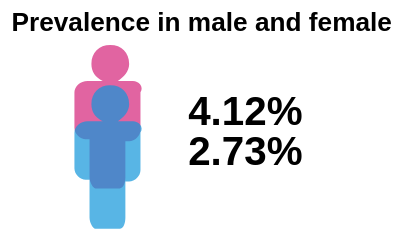

This figure's Vega-Lite source:
### Vega-Lite specification from a JSON file in a GitHub repository (floating-point values rounded to 4 significant figures)
{"$schema": "https://vega.github.io/schema/vega-lite/v5.json", "title": {"text": "Prevalence in male and female", "dx": 50}, "config": {"view": {"stroke": ""}, "background": "transparent"}, "width": "container", "height": "container", "data": {"values": [{"id": 1, "row": 1, "gender": "female", "prevalence": 0.0412}, {"id": 6, "row": 2, "gender": "male", "prevalence": 0.0273}]}, "transform": [{"calculate": "ceil(datum.id / 5)", "as": "col"}, {"calculate": "datum.id - (datum.col - 1) * 5", "as": "position"}], "layer": [{"mark": {"type": "point", "filled": true}, "encoding": {"x": {"field": "position", "type": "ordinal", "axis": null}, "y": {"field": "row", "type": "ordinal", "axis": null}, "shape": {"value": "M1.7 -1.7h-0.8c0.3 -0.2 0.6 -0.5 0.6 -0.9c0 -0.6 -0.4 -1 -1 -1c-0.6 0 -1 0.4 -1 1c0 0.4 0.2 0.7 0.6 0.9h-0.8c-0.4 0 -0.7 0.3 -0.7 0.6v1.9c0 0.3 0.3 0.6 0.6 0.6h0.2c0 0 0 0.1 0 0.1v1.9c0 0.3 0.2 0.6 0.3 0.6h1.3c0.2 0 0.3 -0.3 0.3 -0.6v-1.8c0 0 0 -0.1 0 -0.1h0.2c0.3 0 0.6 -0.3 0.6 -0.6v-2c0.2 -0.3 -0.1 -0.6 -0.4 -0.6z"}, "color": {"condition": {"test": "datum.gender=='male'", "value": "rgb(18,150,219)"}, "value": "rgb(212,35,122)"}, "size": {"value": 350}}}, {"mark": {"type": "text", "align": "right", "baseline": "middle", "fontSize": 20, "fontWeight": "bold", "dy": 0, "dx": 100}, "encoding": {"x": {"field": "position", "type": "ordinal", "axis": null}, "y": {"field": "row", "type": "ordinal", "axis": null}, "text": {"field": "prevalence", "type": "quantitative", "format": ".2%"}, "color": {"value": "black"}}}]}
